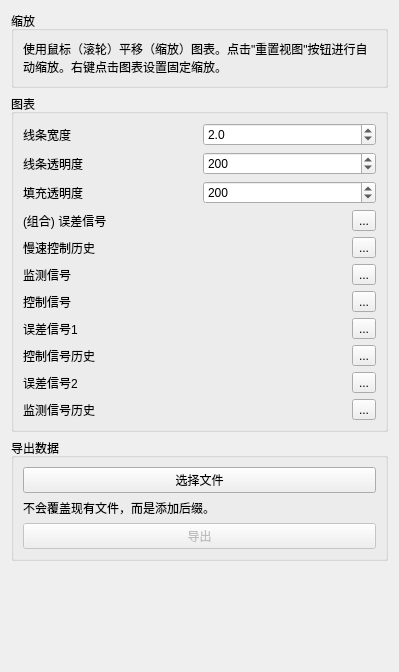
<?xml version="1.0" encoding="UTF-8"?>
<ui version="4.0">
 <class>Form</class>
 <widget class="QWidget" name="Form">
  <property name="geometry">
   <rect>
    <x>0</x>
    <y>0</y>
    <width>399</width>
    <height>672</height>
   </rect>
  </property>
  <property name="windowTitle">
   <string>Form</string>
  </property>
  <layout class="QVBoxLayout" name="verticalLayout">
   <item>
    <widget class="QGroupBox" name="scalingLayout">
     <property name="sizePolicy">
      <sizepolicy hsizetype="Preferred" vsizetype="Fixed">
       <horstretch>0</horstretch>
       <verstretch>0</verstretch>
      </sizepolicy>
     </property>
     <property name="title">
      <string>缩放</string>
     </property>
     <layout class="QVBoxLayout" name="verticalLayout_14">
      <item>
       <widget class="QLabel" name="scalingLabel">
        <property name="text">
         <string>使用鼠标（滚轮）平移（缩放）图表。点击"重置视图"按钮进行自动缩放。右键点击图表设置固定缩放。</string>
        </property>
        <property name="wordWrap">
         <bool>true</bool>
        </property>
       </widget>
      </item>
     </layout>
    </widget>
   </item>
   <item>
    <widget class="QGroupBox" name="graphGroupBox">
     <property name="title">
      <string>图表</string>
     </property>
     <layout class="QVBoxLayout" name="verticalLayout_2">
      <item>
       <layout class="QHBoxLayout" name="plotLineWidthLayout">
        <item>
         <widget class="QLabel" name="label">
          <property name="text">
           <string>线条宽度</string>
          </property>
         </widget>
        </item>
        <item>
         <widget class="CustomDoubleSpinBoxNoSign" name="plotLineWidthSpinBox">
          <property name="decimals">
           <number>1</number>
          </property>
          <property name="minimum">
           <double>0.100000000000000</double>
          </property>
          <property name="maximum">
           <double>10.000000000000000</double>
          </property>
          <property name="singleStep">
           <double>0.100000000000000</double>
          </property>
          <property name="value">
           <double>2.000000000000000</double>
          </property>
         </widget>
        </item>
       </layout>
      </item>
      <item>
       <layout class="QHBoxLayout" name="plotLineOpacityLayout">
        <item>
         <widget class="QLabel" name="label_2">
          <property name="text">
           <string>线条透明度</string>
          </property>
         </widget>
        </item>
        <item>
         <widget class="CustomSpinBox" name="plotLineOpacitySpinBox">
          <property name="maximum">
           <number>255</number>
          </property>
          <property name="value">
           <number>200</number>
          </property>
         </widget>
        </item>
       </layout>
      </item>
      <item>
       <layout class="QHBoxLayout" name="fillOpacityLayout">
        <item>
         <widget class="QLabel" name="label_5">
          <property name="text">
           <string>填充透明度</string>
          </property>
         </widget>
        </item>
        <item>
         <widget class="CustomSpinBox" name="plotFillOpacitySpinBox">
          <property name="maximum">
           <number>255</number>
          </property>
          <property name="value">
           <number>200</number>
          </property>
         </widget>
        </item>
       </layout>
      </item>
      <item>
       <layout class="QHBoxLayout" name="displayColorLayout0">
        <item>
         <widget class="QLabel" name="colorLabel0">
          <property name="text">
           <string>(组合) 误差信号</string>
          </property>
         </widget>
        </item>
        <item>
         <widget class="QLabel" name="displayColorLabel0">
          <property name="maximumSize">
           <size>
            <width>50</width>
            <height>16777215</height>
           </size>
          </property>
          <property name="text">
           <string/>
          </property>
         </widget>
        </item>
        <item>
         <widget class="QToolButton" name="editColorButton0">
          <property name="text">
           <string>...</string>
          </property>
          <property name="arrowType">
           <enum>Qt::NoArrow</enum>
          </property>
         </widget>
        </item>
       </layout>
      </item>
      <item>
       <layout class="QHBoxLayout" name="displayColorLayout1">
        <item>
         <widget class="QLabel" name="colorLabel1">
          <property name="text">
           <string>慢速控制历史</string>
          </property>
         </widget>
        </item>
        <item>
         <widget class="QLabel" name="displayColorLabel1">
          <property name="maximumSize">
           <size>
            <width>50</width>
            <height>16777215</height>
           </size>
          </property>
          <property name="text">
           <string/>
          </property>
         </widget>
        </item>
        <item>
         <widget class="QToolButton" name="editColorButton1">
          <property name="text">
           <string>...</string>
          </property>
         </widget>
        </item>
       </layout>
      </item>
      <item>
       <layout class="QHBoxLayout" name="displayColorLayout2">
        <item>
         <widget class="QLabel" name="colorLabel2">
          <property name="text">
           <string>监测信号</string>
          </property>
         </widget>
        </item>
        <item>
         <widget class="QLabel" name="displayColorLabel2">
          <property name="maximumSize">
           <size>
            <width>50</width>
            <height>16777215</height>
           </size>
          </property>
          <property name="text">
           <string/>
          </property>
         </widget>
        </item>
        <item>
         <widget class="QToolButton" name="editColorButton2">
          <property name="text">
           <string>...</string>
          </property>
         </widget>
        </item>
       </layout>
      </item>
      <item>
       <layout class="QHBoxLayout" name="displayColorLayout3">
        <item>
         <widget class="QLabel" name="colorLabel3">
          <property name="text">
           <string>控制信号</string>
          </property>
         </widget>
        </item>
        <item>
         <widget class="QLabel" name="displayColorLabel3">
          <property name="maximumSize">
           <size>
            <width>50</width>
            <height>16777215</height>
           </size>
          </property>
          <property name="text">
           <string/>
          </property>
         </widget>
        </item>
        <item>
         <widget class="QToolButton" name="editColorButton3">
          <property name="text">
           <string>...</string>
          </property>
         </widget>
        </item>
       </layout>
      </item>
      <item>
       <layout class="QHBoxLayout" name="displayColorLayout4">
        <item>
         <widget class="QLabel" name="colorLabel4">
          <property name="text">
           <string>误差信号1</string>
          </property>
         </widget>
        </item>
        <item>
         <widget class="QLabel" name="displayColorLabel4">
          <property name="maximumSize">
           <size>
            <width>50</width>
            <height>16777215</height>
           </size>
          </property>
          <property name="text">
           <string/>
          </property>
         </widget>
        </item>
        <item>
         <widget class="QToolButton" name="editColorButton4">
          <property name="text">
           <string>...</string>
          </property>
         </widget>
        </item>
       </layout>
      </item>
      <item>
       <layout class="QHBoxLayout" name="displayColorLayout5">
        <item>
         <widget class="QLabel" name="colorLabel5">
          <property name="text">
           <string>控制信号历史</string>
          </property>
         </widget>
        </item>
        <item>
         <widget class="QLabel" name="displayColorLabel5">
          <property name="maximumSize">
           <size>
            <width>50</width>
            <height>16777215</height>
           </size>
          </property>
          <property name="text">
           <string/>
          </property>
         </widget>
        </item>
        <item>
         <widget class="QToolButton" name="editColorButton5">
          <property name="text">
           <string>...</string>
          </property>
         </widget>
        </item>
       </layout>
      </item>
      <item>
       <layout class="QHBoxLayout" name="displayColorLayout6">
        <item>
         <widget class="QLabel" name="colorLabel6">
          <property name="text">
           <string>误差信号2</string>
          </property>
         </widget>
        </item>
        <item>
         <widget class="QLabel" name="displayColorLabel6">
          <property name="maximumSize">
           <size>
            <width>50</width>
            <height>16777215</height>
           </size>
          </property>
          <property name="text">
           <string/>
          </property>
         </widget>
        </item>
        <item>
         <widget class="QToolButton" name="editColorButton6">
          <property name="text">
           <string>...</string>
          </property>
         </widget>
        </item>
       </layout>
      </item>
      <item>
       <layout class="QHBoxLayout" name="displayColorLayout7">
        <item>
         <widget class="QLabel" name="colorLabel7">
          <property name="text">
           <string>监测信号历史</string>
          </property>
         </widget>
        </item>
        <item>
         <widget class="QLabel" name="displayColorLabel7">
          <property name="maximumSize">
           <size>
            <width>50</width>
            <height>16777215</height>
           </size>
          </property>
          <property name="text">
           <string/>
          </property>
         </widget>
        </item>
        <item>
         <widget class="QToolButton" name="editColorButton7">
          <property name="text">
           <string>...</string>
          </property>
         </widget>
        </item>
       </layout>
      </item>
     </layout>
    </widget>
   </item>
   <item>
    <widget class="QGroupBox" name="groupBox_12">
     <property name="sizePolicy">
      <sizepolicy hsizetype="Preferred" vsizetype="Fixed">
       <horstretch>0</horstretch>
       <verstretch>0</verstretch>
      </sizepolicy>
     </property>
     <property name="title">
      <string>导出数据</string>
     </property>
     <layout class="QVBoxLayout" name="verticalLayout_18">
      <item>
       <widget class="QPushButton" name="exportSelectFilePushButton">
        <property name="text">
         <string>选择文件</string>
        </property>
       </widget>
      </item>
      <item>
       <widget class="QLabel" name="label_10">
        <property name="styleSheet">
         <string notr="true"/>
        </property>
        <property name="text">
         <string>不会覆盖现有文件，而是添加后缀。</string>
        </property>
        <property name="wordWrap">
         <bool>true</bool>
        </property>
       </widget>
      </item>
      <item>
       <widget class="QPushButton" name="exportDataPushButton">
        <property name="enabled">
         <bool>false</bool>
        </property>
        <property name="text">
         <string>导出</string>
        </property>
       </widget>
      </item>
     </layout>
    </widget>
   </item>
   <item>
    <spacer name="verticalSpacer">
     <property name="orientation">
      <enum>Qt::Vertical</enum>
     </property>
     <property name="sizeHint" stdset="0">
      <size>
       <width>20</width>
       <height>40</height>
      </size>
     </property>
    </spacer>
   </item>
  </layout>
 </widget>
 <customwidgets>
  <customwidget>
   <class>CustomSpinBox</class>
   <extends>QSpinBox</extends>
   <header location="global">spin_box.h</header>
  </customwidget>
  <customwidget>
   <class>CustomDoubleSpinBoxNoSign</class>
   <extends>QDoubleSpinBox</extends>
   <header location="global">spin_box.h</header>
  </customwidget>
 </customwidgets>
 <resources/>
 <connections/>
</ui>
